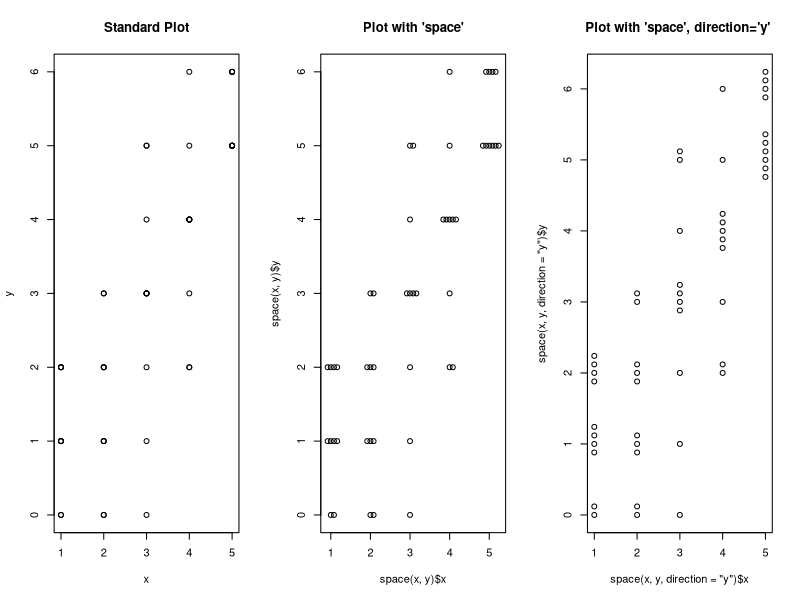
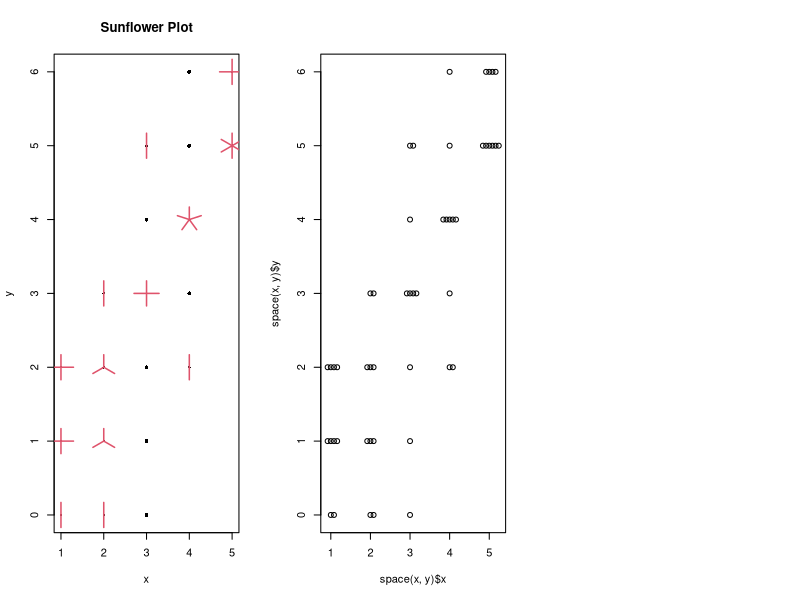

Here is the R script that generated these plots, in order:
library(gplots)


### Name: space
### Title: Space points in an x-y plot so they don't overlap.
### Aliases: space
### Keywords: dplot

### ** Examples

   x <- rep(1:5, 10)
   y <- round(rnorm(length(x),x))

   prepar <- par("mfrow")
   par(mfrow=c(1,3))

   # standard x-y plot: noverlapping points are hidden
   plot(x,y)
   title("Standard Plot") 

   # 'spaced' plot: overlapping points are spread out and visible
   plot(space(x,y))
   title("Plot with 'space'")


   # 'spaced' plot: overlapping points are spread out along y and visible
   plot(space(x,y, direction='y'))
   title("Plot with 'space', direction='y' ")


   # 'sunflower' plot, another approach, overlapping points are
   # indicated via petals
   sunflowerplot(x,y)
   title("Sunflower Plot")

   ## Don't show: 
     # check that missign values correctly handled
     x <- c(x,NA)
     y <- c(y,NA)
     plot(space(x,y))
   
## End(Don't show)

   par(mfrow=prepar)
